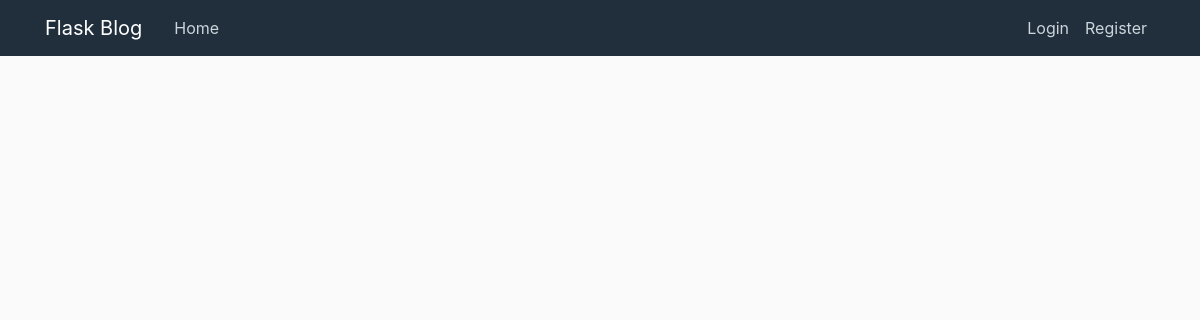
Before: / with the older database file.
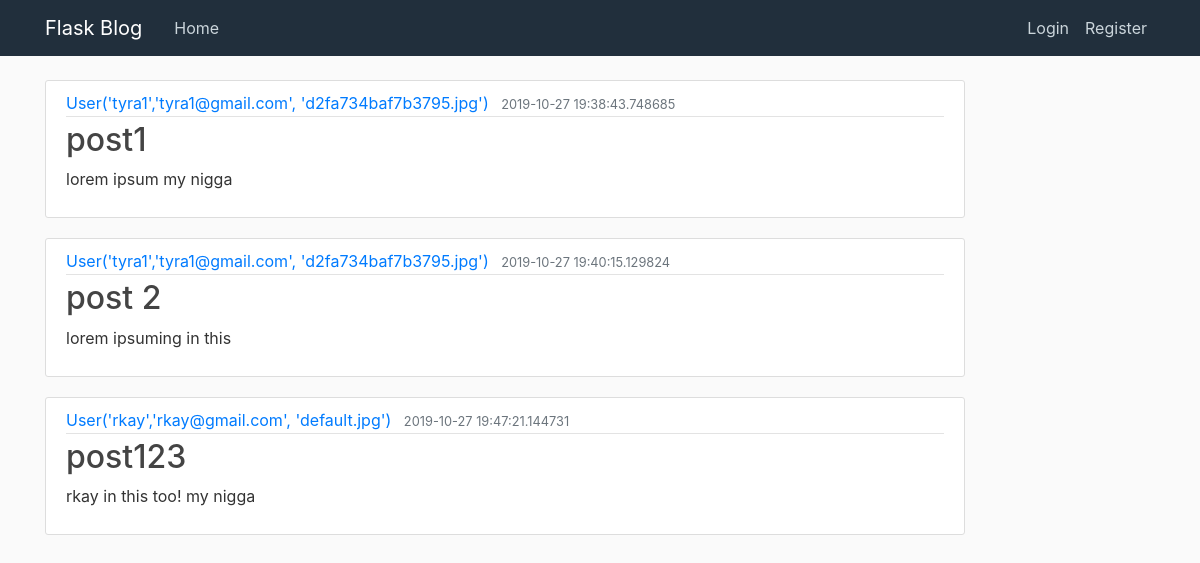
After: the same page with the newer database file.
### bloghub/models.py (models this page shows, shortened)
class Post(db.Model):
    id = db.Column(db.Integer , primary_key= True)
    title = db.Column(db.String(100), nullable=False)
    date_posted = db.Column(db.DateTime, nullable= False, default=datetime.utcnow)
    content = db.Column(db.Text, nullable=False)
    user_id = db.Column(db.Integer,db.ForeignKey('user.id'),nullable=False)

class User(db.Model, UserMixin):
    id = db.Column(db.Integer , primary_key= True)
    username = db.Column(db.String(20), unique= True, nullable= False)
    email = db.Column(db.String(120), unique= True ,nullable=False)
    image_file = db.Column(db.String(20), nullable=False, default = 'default.jpg')
    password = db.Column(db.String(60),nullable = False)
    posts = db.relationship('Post', backref='author', lazy=True)
    def __repr__(self):
        return f"User('{self.username}','{self.email}', '{self.image_file}')"

### bloghub/views.py (the view)
@app.route("/")
def home():
    posts = Post.query.all()
    return render_template('index.html', posts=posts)

### bloghub/templates/index.html
{% extends "layout.html" %}
{% block content %}
    {% for post in posts %}
        <article class="media content-section">
          <div class="media-body">
            <div class="article-metadata">
              <a class="mr-2" href="#">{{ post.author }}</a>
              <small class="text-muted">{{ post.date_posted }}</small>
            </div>
            <h2><a class="article-title" href="#">{{ post.title }}</a></h2>
            <p class="article-content">{{ post.content }}</p>
          </div>
        </article>
    {% endfor %}
{% endblock content %}

### bloghub/templates/layout.html (shortened to what this page needs)
<!DOCTYPE html>
<html>
<head>
    <link rel="stylesheet" href="https://maxcdn.bootstrapcdn.com/bootstrap/4.0.0/css/bootstrap.min.css">
    <link rel="stylesheet" type="text/css" href="{{ url_for('static', filename='main.css') }}">
</head>
<body>
    <header class="site-header">
      <nav class="navbar navbar-expand-md navbar-dark bg-steel fixed-top">
        <div class="container">
          <a class="navbar-brand mr-4" href="{{ url_for('home') }}">Flask Blog</a>
          <div class="collapse navbar-collapse" id="navbarToggle">
            <div class="navbar-nav mr-auto">
              <a class="nav-item nav-link" href="{{ url_for('home') }}">Home</a>
            </div>
            <div class="navbar-nav">
              {% if current_user.is_authenticated %}
              <a class="nav-item nav-link" href="{{ url_for('new_post') }}">Create Post</a>
              <a class="nav-item nav-link" href="{{ url_for('account') }}">Account</a>
              <a class="nav-item nav-link" href="{{ url_for('logout') }}">Logout</a>
              {% else %}
              <a class="nav-item nav-link" href="{{ url_for('login') }}">Login</a>
              <a class="nav-item nav-link" href="{{ url_for('register') }}">Register</a>
              {% endif %}
            </div>
          </div>
        </div>
      </nav>
    </header>
    <main role="main" class="container">
      <div class="row">
        <div class="col-md-10">
          {% block content %}{% endblock %}
        </div>
      </div>
    </main>
</body>
</html>

### bloghub/static/main.css (style rules this page uses)
body { background: #fafafa; color: #333333; margin-top: 5rem; }
h1, h2, h3, h4, h5, h6 { color: #444444; }
.bg-steel { background-color: #212F3C ; }
.site-header .navbar-nav .nav-link { color: #cbd5db; }
.content-section { background: #ffffff; padding: 10px 20px; border: 1px solid #dddddd; border-radius: 3px; margin-bottom: 20px; }
.article-title { color: #444444; }
.article-content { white-space: pre-line; }
.article-metadata { padding-bottom: 1px; margin-bottom: 4px; border-bottom: 1px solid #e3e3e3 }

Changed rows visible on the page:
added Post: author "User('tyra1','tyra1@gmail.com', 'd2fa734baf7b3795.jpg')", date_posted "2019-10-27 19:38:43.748685", title "post1", content "lorem ipsum my nigga"
added Post: author "User('tyra1','tyra1@gmail.com', 'd2fa734baf7b3795.jpg')", date_posted "2019-10-27 19:40:15.129824", title "post 2", content "lorem ipsuming in this"
added Post: author "User('rkay','rkay@gmail.com', 'default.jpg')", date_posted "2019-10-27 19:47:21.144731", title "post123", content "rkay in this too! my nigga"
